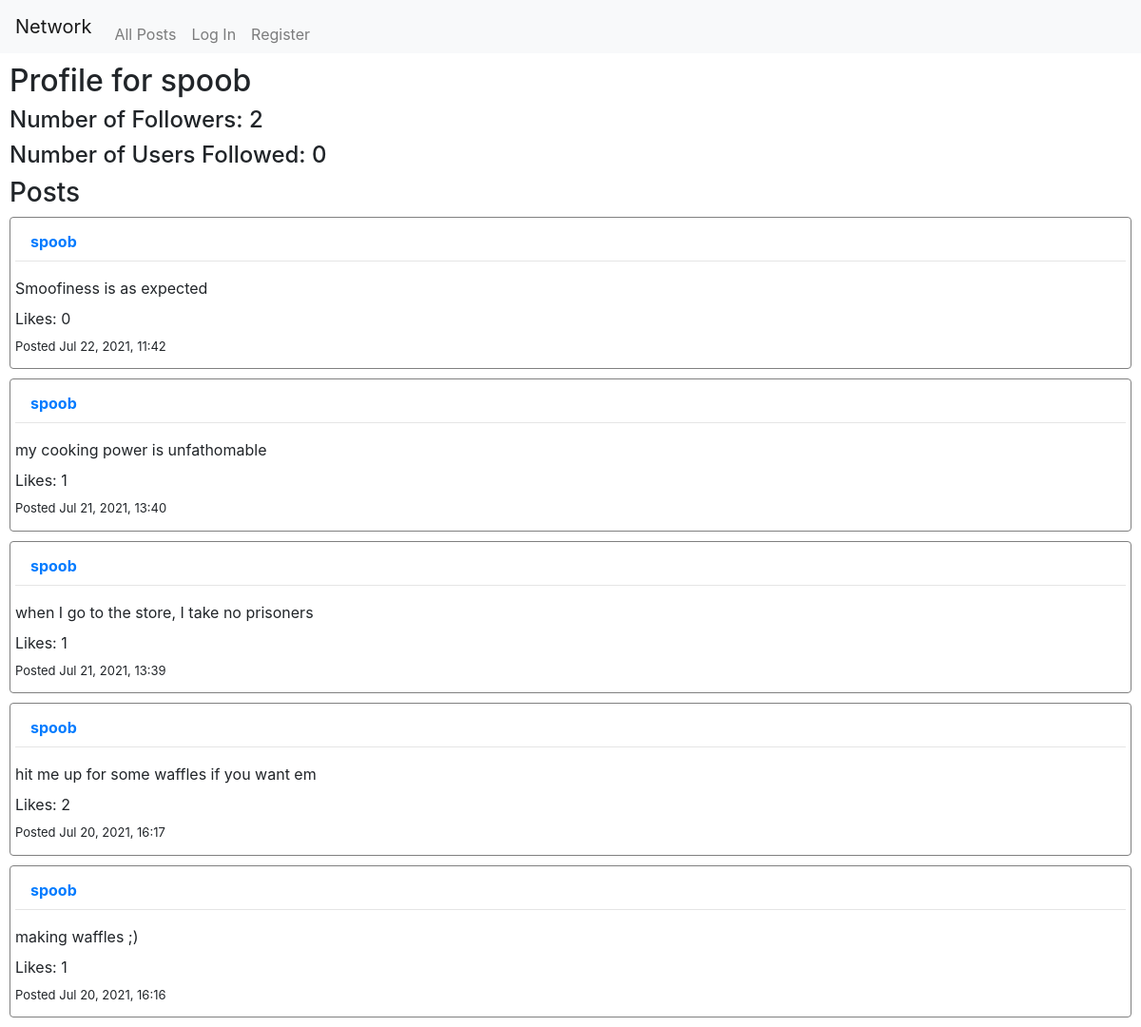
The page /profile/2 on the database its author committed.
### network/models.py (models this page shows)
class User(AbstractUser):
    pass

class Post(models.Model):
    user = models.ForeignKey(
        "User", on_delete=models.CASCADE, related_name="posts_made")
    content = models.TextField(blank=True, null=True)
    post_timestamp = models.DateTimeField(auto_now_add=True)
    edit_timestamp = models.DateTimeField(blank=True, null=True)
    likes = models.IntegerField(default=0, null=True, blank=True)

### network/views.py (the view)
# urls.py: path("profile/<int:id>", views.profile_view, name="profile"),
def profile_view(request, id):
    total_posts = Post.objects.filter(user=id)
    pagenum = 1
    num_of_followers = len(Follow.objects.filter(followed=id))  # get users who have me listed as someone they follow
    ppl_followed = len(Follow.objects.filter(follower=id))  # get users for whom I am listed as a follower
    viewed_user = User.objects.get(pk=id)
    try_follow = Follow.objects.filter(followed=viewed_user.id, follower=request.user.id)
    if try_follow.exists():
        following = True
    else:
        following = False
    if request.user.is_authenticated:
        likes = Like.objects.filter(user=request.user)
        likes = [like.post.id for like in likes]
    else:
        likes = ""
    if request.method == "POST":
        pagenum = int(request.POST["pagenum"])
        num = (pagenum - 1) * 10
        posts = Post.objects.filter(user=id).order_by("-post_timestamp")[num:pagenum*10]
    else:
        posts = Post.objects.filter(user=id).order_by("-post_timestamp")[:10]
    context = {
        "posts": posts,
        "followers": num_of_followers,
        "followed": ppl_followed,
        "viewed_user": viewed_user,
        "total_posts": len(total_posts),
        "pagenum": pagenum,
        "page_posts": len(posts),
        "likes": likes,
        "following": following
    }
    return render(request, "network/profile.html", context)

### network/templates/network/profile.html (shortened to what this page needs)
{% extends "network/layout.html" %}
{% block body %}
<h2>Profile for {{ viewed_user }}</h2>
<h4>Number of Followers: {{ followers }}</h4>
<h4>Number of Users Followed: {{ followed }}</h4>
{% endblock %}
{% block posts %}
<h3>Posts</h3>
{% include "network/display_posts.html" %}
{% endblock %}

### network/templates/network/display_posts.html (shortened to what this page needs)
{% for post in posts %}
    <div class="post" id="{{ post.id }}">
        <a class="nav-link" href="{% url 'profile' post.user.id %}"><p><strong>{{ post.user }}</strong></p></a>
        <hr>
        <p class="content" id="post-edit-{{ post.id }}">{{ post.content }}</p>
        <div class="likes-div">
            <label for="likes-like-{{ post.id }}" class="likes">Likes: </label>
            <p id="likes-like-{{ post.id }}" class="likes">{{ post.likes }}</p>
        </div>
        <div class="timestamp-div" id="timestamp-div-{{ post.id }}">
            <p class="datetime">Posted {{ post.post_timestamp|date:"M d, Y, G:i" }}</p>
        </div>
    </div>
{% endfor %}

### network/static/network/styles.css (style rules this page uses)
h2 { margin-top: 10px; }
.post { border: solid 1px grey; border-radius: 4px; padding: 5px; margin-bottom: 10px; }
.nav-link { height: 1.5rem; }
.post p { margin-bottom: 0.5rem; }
.likes { display: inline-block; }
.datetime { font-size: small; }

### rows shown on the page
User: username "spoob"
Post: user "spoob", content "Smoofiness is as expected", likes "0", post_timestamp "Jul 22, 2021, 11:42"
Post: user "spoob", content "my cooking power is unfathomable", likes "1", post_timestamp "Jul 21, 2021, 13:40"
Post: user "spoob", content "when I go to the store, I take no prisoners", likes "1", post_timestamp "Jul 21, 2021, 13:39"
Post: user "spoob", content "hit me up for some waffles if you want em", likes "2", post_timestamp "Jul 20, 2021, 16:17"
Post: user "spoob", content "making waffles ;)", likes "1", post_timestamp "Jul 20, 2021, 16:16"

### other values the page prints
{{ followers }} "2"
{{ followed }} "0"
